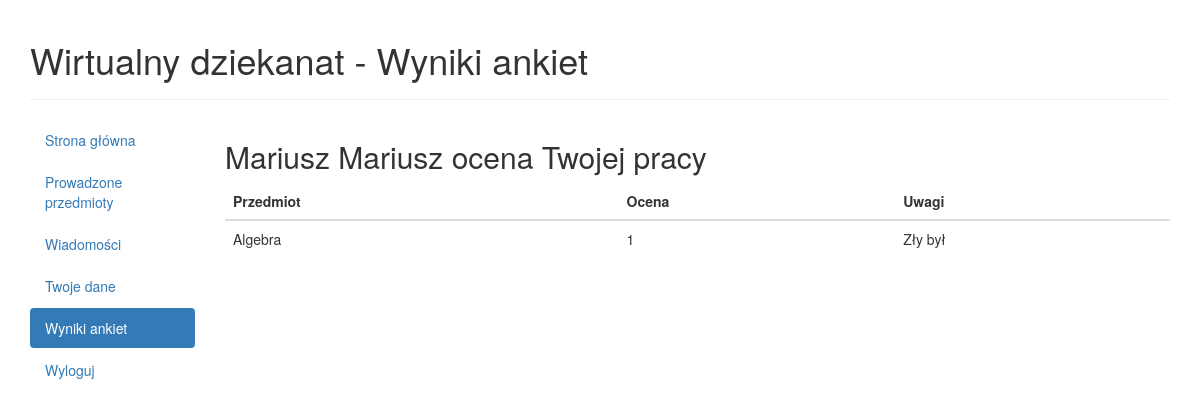
Page /teacher/6 (signed in) on the earlier database version.
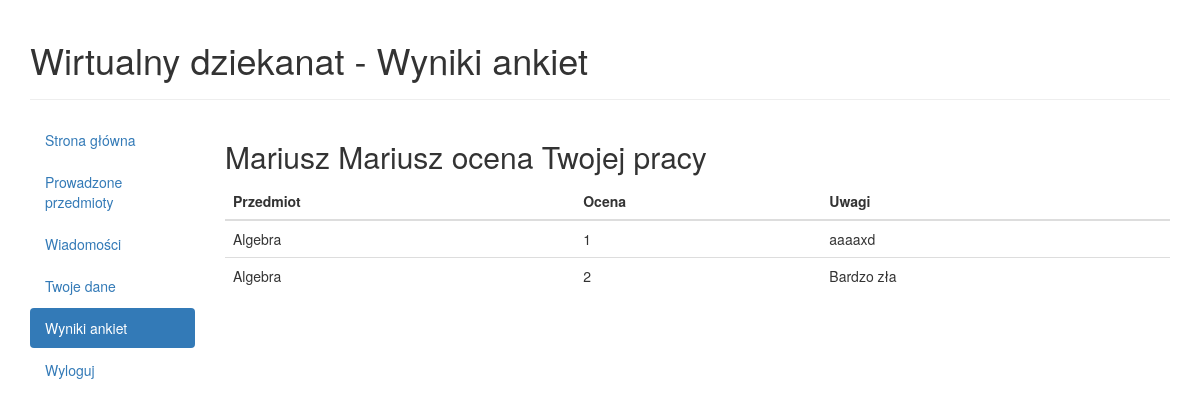
Same page on the later database version.
### database/models.py (models this page shows, shortened)
class Survey(models.Model):
    student_id = models.ForeignKey(Student)
    teacher_id = models.ForeignKey(Teacher)
    subject_id = models.ForeignKey(Subject)
    GRADE_CHOICES = (
        (1, '1'),
        (2, '2'),
        (3, '3'),
        (4, '4'),
        (5, '5')
    )
    teacher_grade = models.IntegerField(choices= GRADE_CHOICES)
    comments = models.CharField(max_length=1000,blank=True,null=True)
    date = models.DateTimeField(default=timezone.now)

class Subject(models.Model):
    teacher_id = models.ForeignKey(Teacher)
    name = models.CharField(max_length=20)
    course_homepage = models.CharField(max_length=20, blank=True,null=True)
    ECTS = models.IntegerField(default=3)
    exam = models.BooleanField(default=False, blank=True)

### database/views.py (the view)
# urls.py: url(r'^teacher/(?P<page_id>[0-9]+)$', views.teacherpage, name='teacherpage'),
def teacherpage(request, page_id):
    if request.user.is_authenticated():
        try:
            te = Teacher.objects.get(user=request.user)
            subjects = (subjects for subjects in te.subject_set.all())
            subSubjects = (subSubjects for subSubjects in te.subsubject_set.all())
            allStudents = Student.objects.all()
            if (request.POST.get('create_message', False) and request.POST.get('student_id', False)):
                messageTo = Student.objects.get(pk=request.POST.get('student_id', False))
                message = Message(student_id=messageTo, teacher_id=te, contents=request.POST.get('message'),
                                  is_read=False, date=timezone.now())
                message.save()
            messages = Message.objects.filter(teacher_id=te).filter(is_read=False).order_by('-date')
            allMessages = Message.objects.filter(teacher_id=te).order_by('-date')
            survey_teacher = (prowadzacy for prowadzacy in Survey.objects.filter(teacher_id=te))
            return render(request, 'database/teacherpage.html',
                          {'teacher': te, 'subjects': subjects, 'messages': messages, 'allMessages': allMessages,
                           'page_id': page_id, 'subSubjects': subSubjects, 'allStudents': allStudents, 'survey_teacher': survey_teacher})
        except Teacher.DoesNotExist:
            return HttpResponse("Nie ma nauczyciela")
        except Student.DoesNotExist:
            return HttpResponse("Nie ma studenta")
    else:
        return HttpResponse("Niezalogowany")

### database/templates/database/teacherpage.html (shortened to what this page needs)
<!DOCTYPE html>
<html lang="en">
<head>
  <link rel="stylesheet" href="http://maxcdn.bootstrapcdn.com/bootstrap/3.3.4/css/bootstrap.min.css">
</head>
<body>
<div class="container">
	<div class="page-header">
		{% if page_id == '0' %}
			<h1>Wirtualny dziekanat - Strona główna</h1>
        	{% elif page_id == '1' %}
			<h1>Wirtualny dziekanat - Prowadzone przedmioty</h1>
        	{% elif page_id == '2' or  page_id == '3' or page_id == '4'%}
			<h1>Wirtualny dziekanat - Wiadomości</h1>
        	{% elif page_id == '5' %}
			<h1>Wirtualny dziekanat - Twoje dane</h1>
			{% elif page_id == '6' %}
			<h1>Wirtualny dziekanat - Wyniki ankiet</h1>
        	{% endif %}
	</div>
      	<div class="row">
    		<div class="col-md-2">
      			<ul class="nav nav-pills nav-stacked">
      				{% if page_id == '0' %}
        			<li class="active"><a href="{% url 'teacherpage' '0'%}">Strona główna</a></li>
        			<li><a href="{% url 'teacherpage' '1'%}">Prowadzone przedmioty</a></li>
        			<li><a href="{% url 'teacherpage' '2'%}">Wiadomości</a></li>
        			<li><a href="{% url 'teacherpage' '5'%}">Twoje dane</a></li>
					<li><a href="{% url 'teacherpage' '6'%}">Wyniki ankiet</a></li>
                    <li><a href="{% url 'logout' %}">Wyloguj</a></li>
					{% elif page_id == '6' %}
        			<li><a href="{% url 'teacherpage' '0'%}">Strona główna</a></li>
        			<li><a href="{% url 'teacherpage' '1'%}">Prowadzone przedmioty</a></li>
        			<li><a href="{% url 'teacherpage' '2'%}">Wiadomości</a></li>
        			<li><a href="{% url 'teacherpage' '5'%}">Twoje dane</a></li>
					<li class="active" ><a href="{% url 'teacherpage' '6'%}">Wyniki ankiet</a></li>
                    <li><a href="{% url 'logout' %}">Wyloguj</a></li>
        			{% endif %}
      			</ul>
   		    </div>
   		    <div class="col-md-10">
                {% if page_id == '0' %}
                    <h2>Witaj {{teacher.user.first_name}} {{teacher.user.last_name}}</h2>
	{% elif page_id == '6' %}
			<h2>{{teacher.user.first_name}} {{teacher.user.last_name}} ocena Twojej pracy</h2>
			<table class="table table-hover">
				<thead>
				  <tr>
					<th>Przedmiot</th>
					<th>Ocena</th>
					<th>Uwagi</th>
				  </tr>
				</thead>
				<tbody>
				  {% for prowadzacy in survey_teacher %}
				<tr><td>{{prowadzacy.subject_id.name}}</td><td>{{prowadzacy.teacher_grade}}</td><td>{{prowadzacy.comments}}</td></tr>
				  {% endfor %}
				</tbody>
			  </table>
                    {% endif %}
                    </div>
            </div>
</div>
</body>
</html>

Differences in the rows shown:
changed Survey: comments "Zły był" → "aaaaxd"
added Survey: subject_id.name "Algebra", teacher_grade "2", comments "Bardzo zła"
